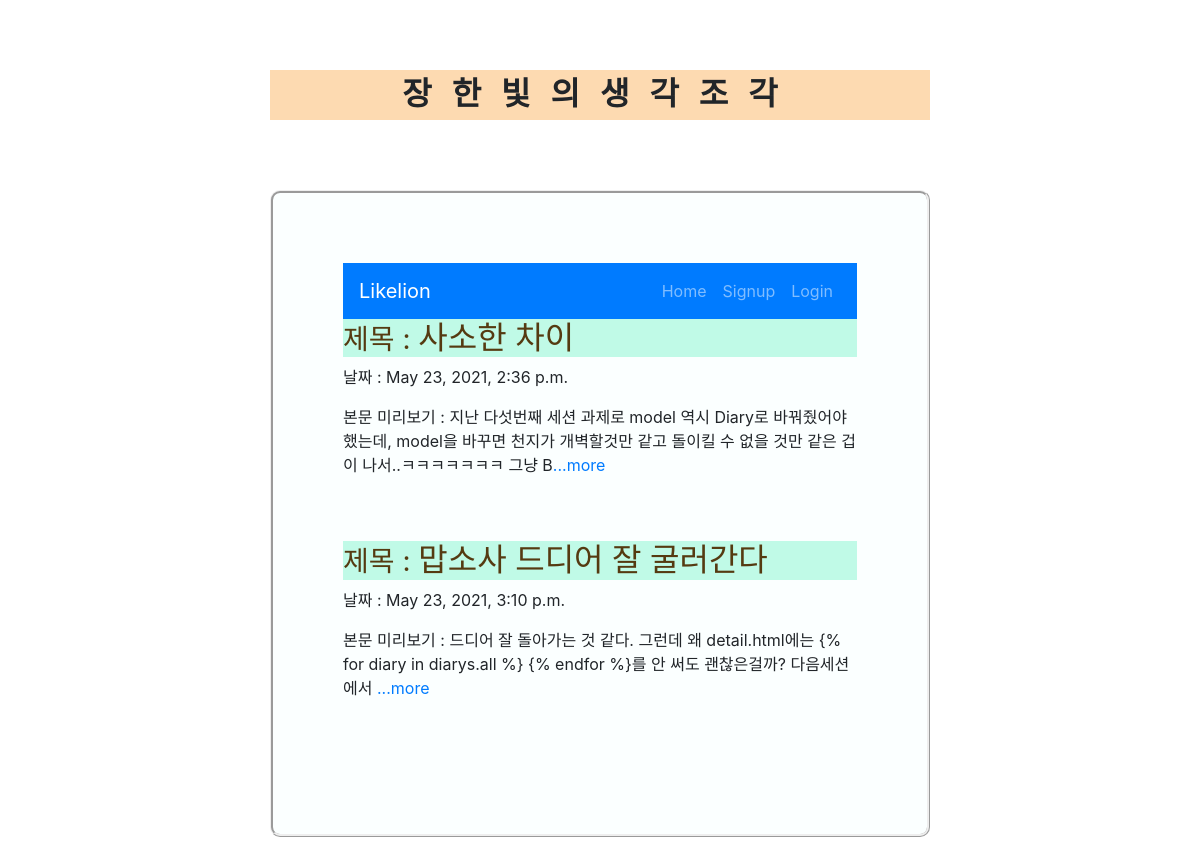
The page / on the database its author committed.
### diaryApp/models.py (models this page shows, shortened)
class Diary(models.Model):
    title = models.CharField(max_length=200)
    pub_date = models.DateTimeField('data published')
    body = models.TextField()
    def summary(self):
        return self.body[:100]

### diaryApp/views.py (the view)
# urls.py: 2. Add a URL to urlpatterns:  path('', views.home, name='home')
def home(request):
    diarys = Diary.objects
    return render(request, 'home.html', {'diarys' : diarys})

### diaryApp/templates/home.html (shortened to what this page needs)
<!DOCTYPE html>
<html>
    <head>
    </head>
    <body>
        <header>
            <p>장한빛의생각조각</p>
        </header>
        <article>
            {% extends 'base.html' %}
            {% block content %}
            {% for diary in diarys.all %}
            <h2> <small>제목 : </small>{{diary.title}} </h2>
            <p> 날짜 : {{diary.pub_date}} </p>
            <p> 본문 미리보기 : {{diary.summary}}<a href = "{%url 'detail' diary.id%}">...more</a> </p>
            <br><br>
            {% endfor %}
            {% endblock %}

### diaryProject/templates/base.html (shortened to what this page needs)
{% load bootstrap4 %}
{% bootstrap_css %}
<nav class="navbar navbar-expand-lg navbar-dark bg-primary">
    <a class="navbar-brand" href="{% url 'home' %}">Likelion</a>
    <div class="collapse navbar-collapse" id="navbarNav">
        <ul class="navbar-nav ml-auto">
            <li class="nav-item">
                <a class="nav-item nav-link" href="{% url 'home' %}">Home </span></a>
            </li>
            {% if user.is_authenticated %}
            <li class="nav-item dropdown">
                <a class="nav-link dropdown-toggle" id="navbarDropdown" role="button" data-toggle="dropdown"
                            aria-haspopup="true" aria-expanded="false">환영합니다. {{ user.username }} 님! </a>
                <div class="dropdown-menu" aria-labelledby="navbarDropdown">
                    <a class="dropdown-item" href="javascript:{document.getElementById('logout').submit()}"> Logout </a>
                    <form id="logout" method="POST" action="{% url 'logout' %}">
                        {% csrf_token %} <input type="hidden"/>
                    </form>
                </div>
            </li>
            {% else %}
            <li class="nav-item">
                <a class="nav-item nav-link" href="{% url 'signup' %}">Signup</a>
            </li>
            <li class="nav-item">
                <a class="nav-item nav-link" href="{% url 'login' %}">Login</a>
            </li>
            {% endif %}
        </ul>
    </div>
</nav>
{% block content %}
{% endblock %}

### diaryApp/templates/home.html (style rules this page uses)
header { font-family: '나눔명조'; font-size: 2em; font-weight: bold; letter-spacing: 20px; text-align: center; background-color:rgb(253, 218, 177); margin: 70px 270px; height: 50px; }
body { background: #C0FAE7; font-family: '나눔고딕'; }
article { background: #fbffff; border-radius: 10px; border-style: ridge; padding: 70px; margin: 70px 270px; }
article h2 { color: #553a11; background-color: #C0FAE7; }

### rows shown on the page
Diary: title "사소한 차이", pub_date "May 23, 2021, 2:36 p.m.", summary "지난 다섯번째 세션 과제로 model 역시 Diary로 바꿔줬어야 했는데, model을 바꾸면 천지가 개벽할것만 같고 돌이킬 수 없을 것만 같은 겁이 나서..ㅋㅋㅋㅋㅋㅋㅋ 그냥 B"
Diary: title "맙소사 드디어 잘 굴러간다", pub_date "May 23, 2021, 3:10 p.m.", summary "드디어 잘 돌아가는 것 같다. 그런데 왜 detail.html에는 {% for diary in diarys.all %} {% endfor %}를 안 써도 괜찮은걸까? 다음세션에서"
